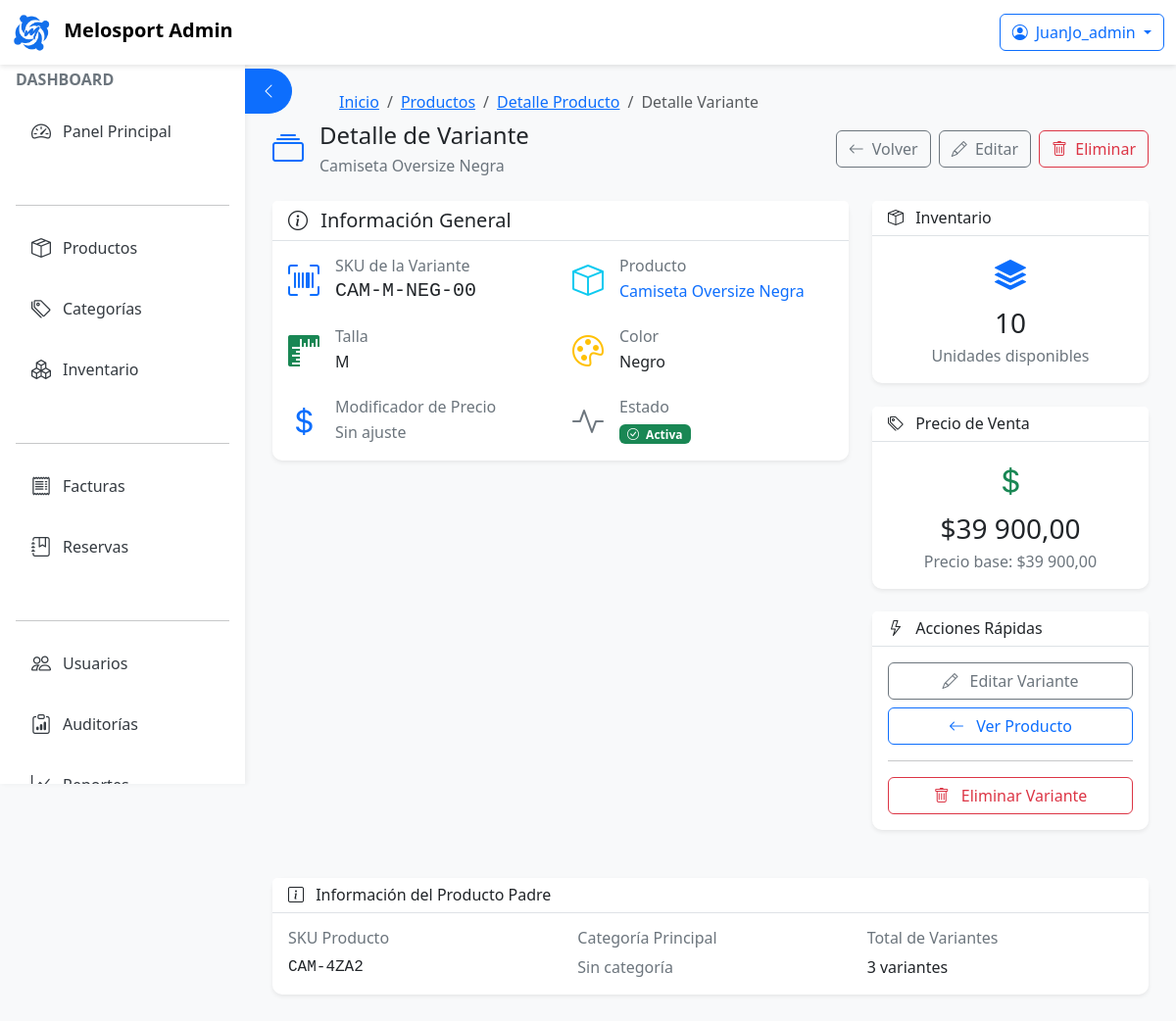
Before: /backoffice/products/variants/2/ (signed in) with the older database file.
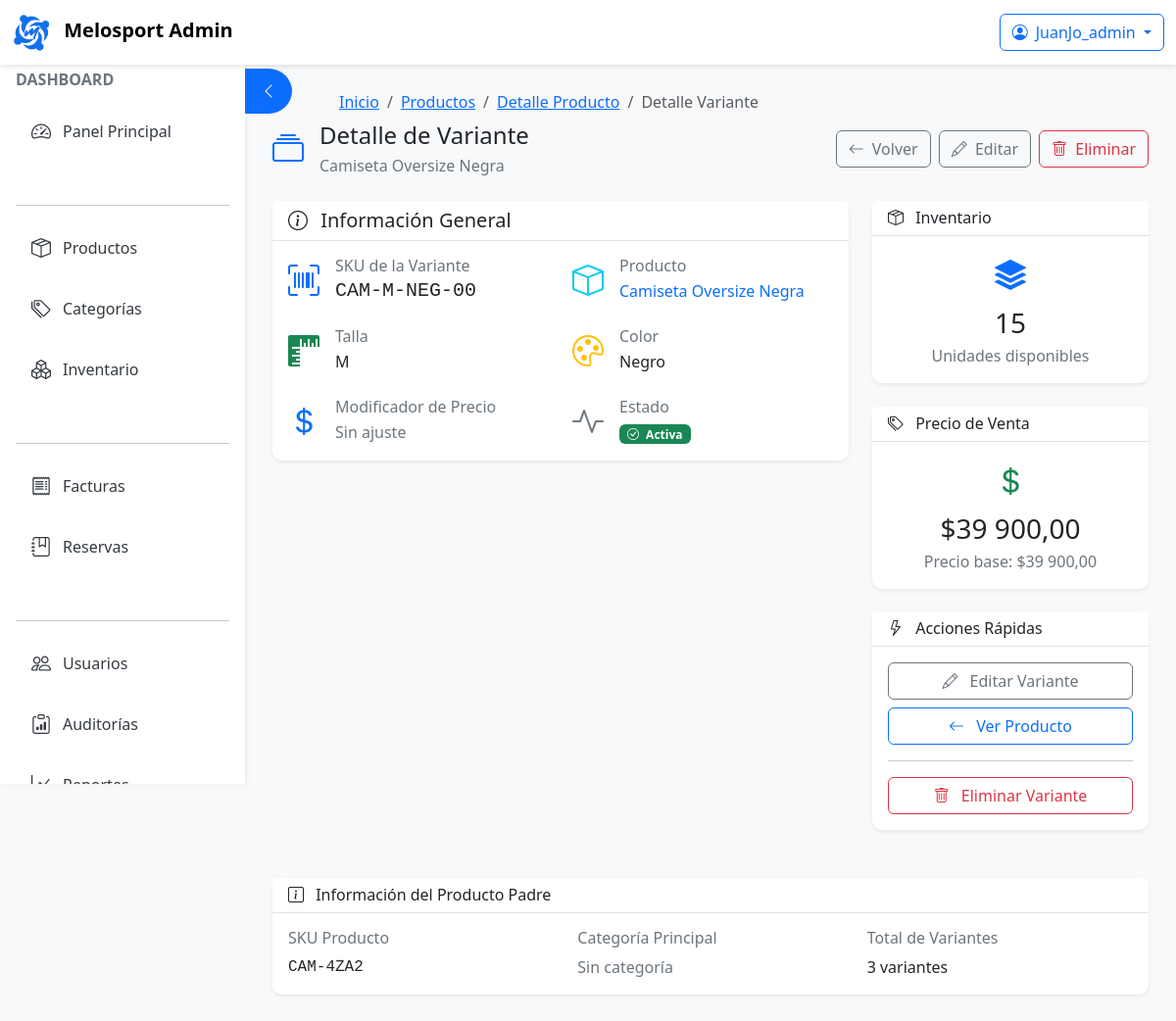
After: the same page with the newer database file.
### apps/products/models.py (models this page shows, shortened)
class ProductVariant(models.Model):
    product = models.ForeignKey(Product, on_delete=models.CASCADE, related_name='variants')
    sku = models.CharField(
        max_length=50,
        unique=True,
        blank=True,
        null=True,
        editable=False
    )
    size = models.CharField(max_length=50, blank=True, verbose_name="Talla")
    color = models.CharField(max_length=50, blank=True, verbose_name="Color")
    stock = models.IntegerField(
        default=0,
        validators=[MinValueValidator(0)],
        verbose_name="Inventario"
    )
    price_modifier = models.DecimalField(
        max_digits=10,
        decimal_places=2,
        default=0,
        verbose_name="Ajuste de precio"
    )
    is_active = models.BooleanField(
        default=True,
        verbose_name="Activo"
    )
    class Meta:
        verbose_name = "Variante de Producto"
        verbose_name_plural = "Variantes de Producto"
        ordering = ['sku']
        constraints = [
            models.UniqueConstraint(
                fields=['product', 'size', 'color'],
                name='unique_variant'
            )
        ]

class Product(models.Model):
    PRODUCT_STATUS = [
        ('active', 'Activo'),
        ('inactive', 'Inactivo'),
        ('draft', 'Borrador'),
    ]
    sku = models.CharField(max_length=50, unique=True, verbose_name="SKU", blank=True)
    name = models.CharField(max_length=255)
    description = models.TextField(blank=True)
    price = models.DecimalField(max_digits=10, decimal_places=2, validators=[MinValueValidator(0)])
    cost = models.DecimalField(
        max_digits=10,
        decimal_places=2,
        validators=[MinValueValidator(0)],
        default=0.00,
        verbose_name="Costo neto",
        help_text="Costo base del producto sin impuestos"
    )
    tax_percentage = models.DecimalField(
        max_digits=5,
        decimal_places=2,
        default=19.00,
        validators=[MinValueValidator(0), MaxValueValidator(100)],
        verbose_name="% de IVA",
        help_text="Porcentaje de impuesto aplicable"
    )
    markup_percentage = models.DecimalField(
        max_digits=5,
        decimal_places=2,
        default=30.00,
        validators=[MinValueValidator(0)],
        verbose_name="% de Ganancia",
        help_text="Porcentaje de ganancia sobre el costo con IVA"
    )
    _stock = models.IntegerField(
        default=0,
        validators=[MinValueValidator(0)],
        db_column='stock',
        verbose_name="Stock manual",
        help_text="Solo se usa si el producto no tiene variantes"
    )
    min_stock = models.IntegerField(default=5, verbose_name="Stock mínimo")
    status = models.CharField(max_length=10, choices=PRODUCT_STATUS, default='active')
    absolute_category = models.ForeignKey(
        'categories.AbsoluteCategory',
        on_delete=models.SET_NULL,
        null=True,
        blank=True,
        related_name='products'
    )
    categories = models.ManyToManyField(
        Category,
        related_name='products',
        verbose_name="Categorías",
        help_text="Seleccione una o varias categorías para este producto"
    )
    has_variants = models.BooleanField(
        default=True,
        verbose_name="¿Tiene Variantes?",
        help_text="Marcar si este producto se venderá con variantes (tallas, colores, etc)."
    )
    created_at = models.DateTimeField(auto_now_add=True)
    updated_at = models.DateTimeField(auto_now=True)
    class Meta:
        verbose_name = "Producto"
        verbose_name_plural = "Productos"
        ordering = ['name']
    @property
    def stock(self):
        """Devuelve el stock real, calculado si tiene variantes"""
        if self.variants.exists():
            return sum(v.stock for v in self.variants.all())
        return self._stock
    @stock.setter
    def stock(self, value):
        """Permite asignar stock como si fuera un campo normal"""
        self._stock = value

### apps/products/views.py (the view)
# urls.py: path("variants/<int:pk>/", VariantDetailView.as_view(), name="variant_detail"),
class VariantDetailView(LoginRequiredMixin, PermissionRequiredMixin, DetailView):
    permission_required = "products.view_productvariant"
    model = ProductVariant
    template_name = "backoffice/products/variant_detail.html"
    context_object_name = "variant"
    def get_context_data(self, **kwargs):
        context = super().get_context_data(**kwargs)
        context["product"] = self.object.product
        return context

### apps/backoffice/templatetags/breadcrumbs.py (called while the page is built)
def _eval_expr(expr, context):
    s = (expr or "").strip()
    if s.isdigit():
        return int(s)
    if (s.startswith("'") and s.endswith("'")) or (s.startswith('"') and s.endswith('"')):
        return s[1:-1]
    try:
        return Variable(s).resolve(context)
    except VariableDoesNotExist:
        return s

def _try_reverse(name, positional, named):
    try:
        if named:
            return reverse(name, args=positional, kwargs=named)
        return reverse(name, args=positional)
    except NoReverseMatch:
        try:
            return reverse(name)
        except NoReverseMatch:
            return None

### apps/users/models.py (called while the page is built, shortened)
    @classmethod
    def _to_jsonable(cls, value):
        if value is None or isinstance(value, (str, int, float, bool)):
            return value
        if isinstance(value, dict):
            return {str(k): cls._to_jsonable(v) for k, v in value.items()}

### apps/backoffice/templates/backoffice/products/variant_detail.html (shortened to what the changed rows need)
{% extends "backoffice/base_backoffice.html" %}
{% load breadcrumbs %}
{% load static %}
{% block extra_css %}
<link rel="stylesheet" href="{% static 'css/styles_inventario.css' %}">
{% endblock %}
{% block content %}
<div class="container-fluid">
  <div class="d-flex justify-content-between align-items-center mb-4">
    <div class="d-flex align-items-center">
      <div>
        <h2 class="h4 mb-1">Detalle de Variante</h2>
        <p class="text-muted mb-0">{{ object.product.name }}</p>
      </div>
    </div>
  </div>
  <div class="row">
    <div class="col-lg-8">
      <div class="card shadow-sm border-0 mb-4">
        <div class="card-body">
          <div class="row g-4">
            <div class="col-md-6">
              <div class="d-flex align-items-start">
                <div>
                  <h6 class="text-muted mb-1">SKU de la Variante</h6>
                  <p class="h5 mb-0 text-mono">{{ object.sku }}</p>
                </div>
              </div>
            </div>
            <div class="col-md-6">
              <div class="d-flex align-items-start">
                <div>
                  <p class="mb-0">
                    <a href="{% url 'backoffice:products:product_detail' object.product.pk %}"
                       class="text-decoration-none fw-medium">
                      {{ object.product.name }}
                    </a>
                  </p>
                </div>
              </div>
            </div>
            <div class="col-md-6">
              <div class="d-flex align-items-start">
                <div>
                  <h6 class="text-muted mb-1">Talla</h6>
                  <p class="mb-0 fw-medium">
                    {% if object.size %}
                      {{ object.size }}
                    {% else %}
                      <span class="text-muted">No especificada</span>
                    {% endif %}
                  </p>
                </div>
              </div>
            </div>
            <div class="col-md-6">
              <div class="d-flex align-items-start">
                <div>
                  <h6 class="text-muted mb-1">Color</h6>
                  <p class="mb-0 fw-medium">
                    {% if object.color %}
                      {{ object.color }}
                    {% else %}
                      <span class="text-muted">No especificado</span>
                    {% endif %}
                  </p>
                </div>
              </div>
            </div>
          </div>
        </div>
      </div>
    </div>
    <div class="col-lg-4">
      <div class="card shadow-sm border-0 mb-4">
        <div class="card-body text-center">
          <div class="stats-icon text-primary mb-2">
            <i class="bi bi-stack"></i>
          </div>
          <h3 class="mb-1">{{ object.stock }}</h3>
          <p class="text-muted mb-0">Unidades disponibles</p>
        </div>
      </div>
      <div class="card shadow-sm border-0 mb-4">
        <div class="card-body text-center">
          <div class="stats-icon text-success mb-2">
            <i class="bi bi-currency-dollar"></i>
          </div>
          {% with calculated_price=object.product.price|add:object.price_modifier %}
          <h3 class="mb-1">${{ calculated_price|floatformat:2 }}</h3>
          {% endwith %}
          <p class="text-muted mb-0">
            Precio base: ${{ object.product.price|floatformat:2 }}
          </p>
        </div>
      </div>
    </div>
  </div>
  <div class="row mt-4">
    <div class="col-12">
      <div class="card shadow-sm border-0">
        <div class="card-body">
          <div class="row g-4">
            <div class="col-md-4">
              <h6 class="text-muted mb-2">SKU Producto</h6>
              <p class="mb-0 text-mono">{{ object.product.sku }}</p>
            </div>
            <div class="col-md-4">
              <h6 class="text-muted mb-2">Total de Variantes</h6>
              <p class="mb-0">{{ object.product.variants.count }} variante{{ object.product.variants.count|pluralize:"s" }}</p>
            </div>
          </div>
        </div>
      </div>
    </div>
  </div>
</div>
{% endblock %}

Changed rows visible on the page:
changed ProductVariant "CAM-M-NEG-00": stock "10" → "15"
